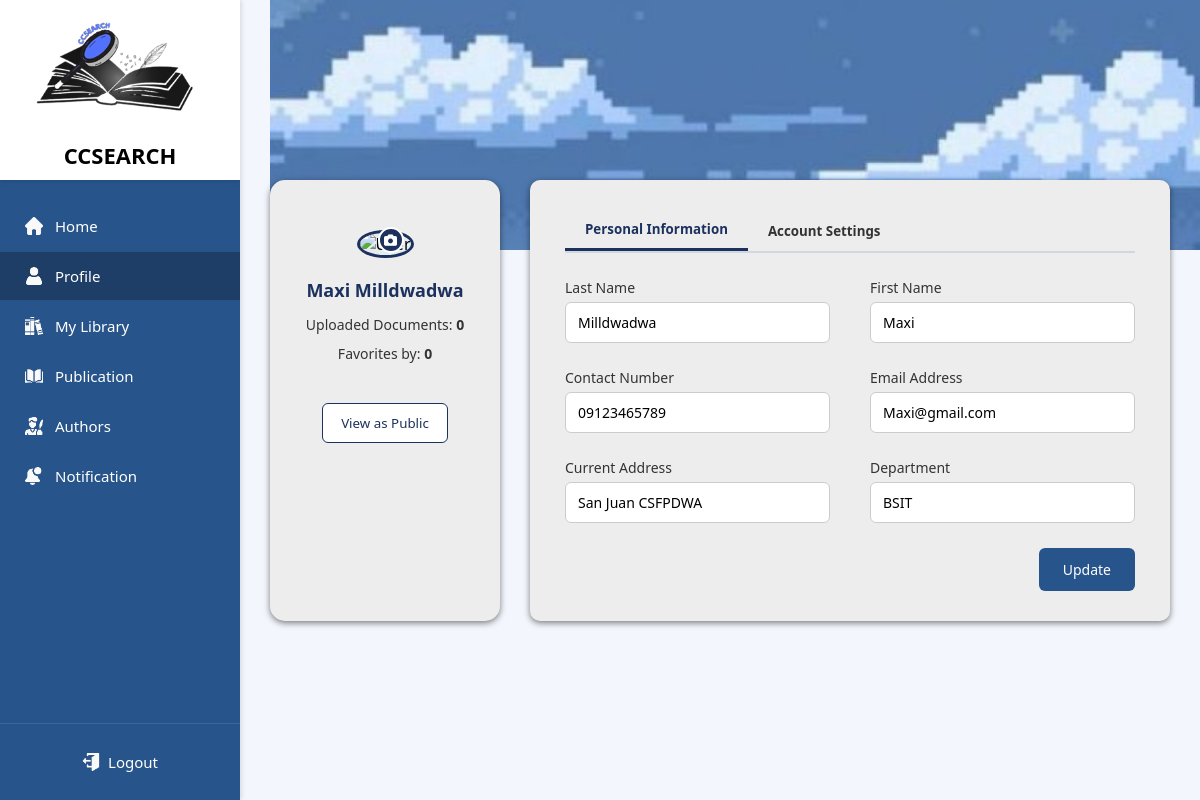
Page /profile/profile.php (signed in) on the committed database.
### tables this page shows
CREATE TABLE `user_profiles` (
  `profileID` int(11) NOT NULL AUTO_INCREMENT,
  `studentID` varchar(20) NOT NULL,
  `firstName` varchar(50) NOT NULL,
  `lastName` varchar(50) NOT NULL,
  `contactNumber` varchar(11) NOT NULL,
  `emailAddress` varchar(100) NOT NULL,
  `currentAddress` varchar(255) NOT NULL,
  `department` varchar(100) NOT NULL,
  `profileImage` varchar(255) DEFAULT 'uploads/profile.png',
  `theme_preference` varchar(10) DEFAULT 'light',
  `is_public` tinyint(1) DEFAULT '0',
  `created_at` timestamp NOT NULL DEFAULT CURRENT_TIMESTAMP,
  `updated_at` timestamp NOT NULL DEFAULT CURRENT_TIMESTAMP ON UPDATE CURRENT_TIMESTAMP,
  PRIMARY KEY (`profileID`),
  UNIQUE KEY `studentID` (`studentID`),
  KEY `idx_studentID` (`studentID`),
  KEY `idx_is_public` (`is_public`),
  CONSTRAINT `user_profiles_ibfk_1` FOREIGN KEY (`studentID`) REFERENCES `registration` (`studentID`) ON DELETE CASCADE
);

### profile/profile.php (the view, shortened to what this page needs)
<?php
include "../database/database.php";
$studentID = $_SESSION['studentID'];
$userProfile = null;
$isPublicView = isset($_GET['public']) && $_GET['public'] == '1';
try {
    $stmt = $conn->prepare("SELECT * FROM user_profiles WHERE studentID = ?");
    $stmt->bind_param("s", $studentID);
    $stmt->execute();
    $result = $stmt->get_result();
    if ($result->num_rows > 0) {
        $userProfile = $result->fetch_assoc();
    }
} catch (Exception $e) {
    error_log("Error loading profile: " . $e->getMessage());
}
$uploadCount = 0;
try {
    $uploadStmt = $conn->prepare("SELECT COUNT(*) as upload_count FROM publications WHERE studentID = ?");
    $uploadStmt->bind_param("s", $studentID);
    $uploadStmt->execute();
    $uploadResult = $uploadStmt->get_result();
    $uploadRow = $uploadResult->fetch_assoc();
    $uploadCount = $uploadRow['upload_count'];
} catch (Exception $e) {
    error_log("Error getting upload count: " . $e->getMessage());
}
$favoritesCount = 0;
try {
    $favStmt = $conn->prepare("SELECT COUNT(*) as fav_count FROM favorite_authors WHERE favorite_studentID = ?");
    $favStmt->bind_param("s", $studentID);
    $favStmt->execute();
    $favResult = $favStmt->get_result();
    $favRow = $favResult->fetch_assoc();
    $favoritesCount = $favRow['fav_count'];
} catch (Exception $e) {
    $createTableSQL = "
        CREATE TABLE IF NOT EXISTS `favorite_authors` (
          `favoriteID` int(11) NOT NULL AUTO_INCREMENT,
          `studentID` varchar(20) NOT NULL,
          `favorite_studentID` varchar(20) NOT NULL,
          `added_datetime` timestamp NOT NULL DEFAULT CURRENT_TIMESTAMP,
          PRIMARY KEY (`favoriteID`),
          UNIQUE KEY `unique_favorite` (`studentID`, `favorite_studentID`),
          KEY `fk_favorite_student` (`studentID`),
          KEY `fk_favorite_author` (`favorite_studentID`)
        ) ENGINE=InnoDB DEFAULT CHARSET=latin1;
    ";
    $conn->query($createTableSQL);
    $favoritesCount = 0;
}
include "../layout/layout.php";
?>
<div class="profile-banner"></div>
<section class="content">
    <div class="profile-card">
        <div class="profile-image">
            <?php if (!$isPublicView): ?>
            <label for="fileInput" class="camera-icon">
                <i class="fa fa-camera"></i>
            </label>
            <?php endif; ?>
        </div>
        <h3><?php echo htmlspecialchars((isset($userProfile['firstName']) ? $userProfile['firstName'] : 'Unknown') . ' ' . (isset($userProfile['lastName']) ? $userProfile['lastName'] : 'User')); ?></h3>
        <p>Uploaded Documents: <strong><?php echo $uploadCount; ?></strong></p>
        <p>Favorites by: <strong><?php echo $favoritesCount; ?></strong></p>
        <?php if (!$isPublicView): ?>
        <button id="viewPublic" onclick="window.location.href='profile.php?public=1'">View as Public</button>
        <?php else: ?>
        <button id="viewPublic" onclick="window.location.href='profile.php'">View as Private</button>
        <?php endif; ?>
    </div>
    <div class="info-section">
        <div class="tabs">
            <button class="tab active" data-tab="personal">Personal Information</button>
            <?php if ($isPublicView): ?>
            <button class="tab" data-tab="uploaded">Uploaded Documents</button>
            <?php elseif (!$isPublicView): ?>
            <button class="tab" data-tab="account">Account Settings</button>
            <?php endif; ?>
        </div>
        <div class="tab-content" id="personal">
            <div class="form-grid">
                <div class="form-group">
                    <label>Last Name</label>
                    <input type="text" name="lastName" value="<?php echo htmlspecialchars(isset($userProfile['lastName']) ? $userProfile['lastName'] : ''); ?>" <?php echo $isPublicView ? 'readonly' : ''; ?> />
                </div>
                <div class="form-group">
                    <label>First Name</label>
                    <input type="text" name="firstName" value="<?php echo htmlspecialchars(isset($userProfile['firstName']) ? $userProfile['firstName'] : ''); ?>" <?php echo $isPublicView ? 'readonly' : ''; ?> />
                </div>
                <div class="form-group">
                    <label>Contact Number</label>
                    <input type="text" name="contactNumber" value="<?php echo htmlspecialchars(isset($userProfile['contactNumber']) ? $userProfile['contactNumber'] : ''); ?>" <?php echo $isPublicView ? 'readonly' : ''; ?> />
                </div>
                <div class="form-group">
                    <label>Email Address</label>
                    <input type="email" name="emailAddress" value="<?php echo htmlspecialchars(isset($userProfile['emailAddress']) ? $userProfile['emailAddress'] : ''); ?>" <?php echo $isPublicView ? 'readonly' : ''; ?> />
                </div>
                <div class="form-group">
                    <label>Current Address</label>
                    <input type="text" name="currentAddress" value="<?php echo htmlspecialchars(isset($userProfile['currentAddress']) ? $userProfile['currentAddress'] : ''); ?>" <?php echo $isPublicView ? 'readonly' : ''; ?> />
                </div>
                <div class="form-group">
                    <label>Department</label>
                    <input type="text" name="department" value="<?php echo htmlspecialchars(isset($userProfile['department']) ? $userProfile['department'] : ''); ?>" <?php echo $isPublicView ? 'readonly' : ''; ?> />
                </div>
            </div>
            <?php if (!$isPublicView): ?>
            <div class="button-container">
                <button class="update" id="updateProfile">Update</button>
            </div>
            <?php endif; ?>
        </div>
    </div>
</section>
<?php
include "../layout/layout_footer.php";
?>

### layout/layout.css (style rules this page uses)
* { margin: 0; padding: 0; box-sizing: border-box; font-family: "Segoe UI", Tahoma, Geneva, Verdana, sans-serif; }
body { background-color: #f3f6fc; overflow: hidden; height: 100vh; width: 100vw; }

### profile/profile_page.css (style rules this page uses)
.content { display: flex; flex: 1; padding: 0; gap: 30px; align-items: stretch; z-index: 1; position: relative; }
.profile-banner { position: absolute; top: 0; align-items: right; width: 79%; height: 250px; background-image: url("../image/ulap.jpg"); background-size: cover; background-position: center top; background-repeat: no-repeat; z-index: 0; }
.profile-card { flex: 0 0 230px; width: 230px; background: #EDEDED; border-radius: 15px; padding: 30px 20px; box-shadow: 0 2px 6px rgba(0, 0, 0, 0.50); display: flex; flex-direction: column; align-items: center; justify-content: flex-start; text-align: center; position: relative; z-index: 2; height: auto; min-height: 250px; max-height: 550px; overflow-y: auto; margin-top: 150px; }
.profile-image { position: relative; display: inline-block; margin-top: 20px; margin-bottom: 20px; }
.camera-icon { position: absolute; bottom: 5px; right: 10px; background-color: #1c315e; color: #fff; border-radius: 50%; width: 26px; height: 26px; display: flex; align-items: center; justify-content: center; cursor: pointer; border: 2px solid #fff; font-size: 13px; transition: 0.2s; }
.profile-card h3 { font-size: 18px; color: #1c315e; margin-bottom: 8px; }
.profile-card p { font-size: 14px; color: #333; margin: 5px 0; }
.profile-card button { margin-top: auto; padding: 10px 18px; border: 1px solid #1c315e; background: #fff; color: #1c315e; border-radius: 6px; cursor: pointer; font-weight: 500; transition: all 0.3s ease; }
.info-section { flex: 1 1 auto; background: #EDEDED; border-radius: 10px; padding: 30px 35px; margin-top: 150px; position: relative; z-index: 1; height: auto; min-height: 250px; max-height: 550px; overflow-y: auto; box-shadow: 0 2px 6px rgba(0, 0, 0, 0.50); }
.tabs { display: flex; border-bottom: 2px solid #d0d7de; margin-bottom: 25px; }
.tab { padding: 10px 20px; background: none; border: none; cursor: pointer; font-weight: 600; color: #333; transition: 0.3s; }
.tab.active { color: #1c315e; border-bottom: 3px solid #1c315e; }
.tab-content { display: block; animation: fadeIn 0.5s ease; }
.form-grid { display: grid; grid-template-columns: 1fr 1fr; gap: 25px 40px; margin-bottom: 25px; }
.form-group { display: flex; flex-direction: column; }
.form-group label { font-size: 14px; font-weight: 500; margin-bottom: 5px; color: #333; }
.form-group input { width: 100%; padding: 10px 12px; border: 1px solid #ccc; border-radius: 6px; font-size: 14px; background-color: #fff; transition: 0.2s; min-height: 40px; box-sizing: border-box; }
.button-container { display: flex; justify-content: flex-end; }
.update { background-color: #27548a; color: white; border: none; padding: 12px 24px; border-radius: 6px; cursor: pointer; font-size: 14px; font-weight: 500; transition: all 0.3s ease; }
.profile-card p:last-of-type { margin-bottom: 25px; }
#viewPublic, #viewPrivate { margin-top: 15px; margin-bottom: 20px; }

### rows in the picture
user_profiles: firstName+lastName "Maxi Milldwadwa", lastName "Milldwadwa", firstName "Maxi", contactNumber "09123465789", emailAddress "Maxi@gmail.com", currentAddress "San Juan CSFPDWA", department "BSIT"

### other values in the picture
$uploadCount "0"
$favoritesCount "0"
